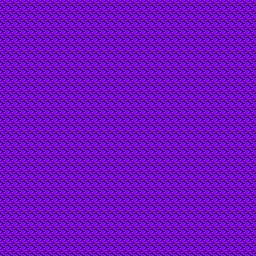

Below is a game level as drawn by its tile map, then a one-line description and the .tmx file that defines it, in full:
An orthogonal 32x32 tile map with 8x8 px tiles, 1 tile layer (Tile Layer 1).

<map version="1.10" tiledversion="1.10.2" orientation="orthogonal" renderorder="right-down" width="32" height="32" tilewidth="8" tileheight="8" infinite="0" nextlayerid="2" nextobjectid="1">
 <editorsettings>
  <export target="../loseTILEMAP.c" format="gba" />
 </editorsettings>
 <tileset firstgid="1" source="BG.tsx" />
 <layer id="1" name="Tile Layer 1" width="32" height="32">
  <data encoding="csv">
2,2,2,2,2,2,2,2,2,2,2,2,2,2,2,2,2,2,2,2,2,2,2,2,2,2,2,2,2,2,2,2,
2,2,2,2,2,2,2,2,2,2,2,2,2,2,2,2,2,2,2,2,2,2,2,2,2,2,2,2,2,2,2,2,
2,2,2,2,2,2,2,2,2,2,2,2,2,2,2,2,2,2,2,2,2,2,2,2,2,2,2,2,2,2,2,2,
2,2,2,2,2,2,2,2,2,2,2,2,2,2,2,2,2,2,2,2,2,2,2,2,2,2,2,2,2,2,2,2,
2,2,2,2,2,2,2,2,2,2,2,2,2,2,2,2,2,2,2,2,2,2,2,2,2,2,2,2,2,2,2,2,
2,2,2,2,2,2,2,2,2,2,2,2,2,2,2,2,2,2,2,2,2,2,2,2,2,2,2,2,2,2,2,2,
2,2,2,2,2,2,2,2,2,2,2,2,2,2,2,2,2,2,2,2,2,2,2,2,2,2,2,2,2,2,2,2,
2,2,2,2,2,2,2,2,2,2,2,2,2,2,2,2,2,2,2,2,2,2,2,2,2,2,2,2,2,2,2,2,
2,2,2,2,2,2,2,2,2,2,2,2,2,2,2,2,2,2,2,2,2,2,2,2,2,2,2,2,2,2,2,2,
2,2,2,2,2,2,2,2,2,2,2,2,2,2,2,2,2,2,2,2,2,2,2,2,2,2,2,2,2,2,2,2,
2,2,2,2,2,2,2,2,2,2,2,2,2,2,2,2,2,2,2,2,2,2,2,2,2,2,2,2,2,2,2,2,
2,2,2,2,2,2,2,2,2,2,2,2,2,2,2,2,2,2,2,2,2,2,2,2,2,2,2,2,2,2,2,2,
2,2,2,2,2,2,2,2,2,2,2,2,2,2,2,2,2,2,2,2,2,2,2,2,2,2,2,2,2,2,2,2,
2,2,2,2,2,2,2,2,2,2,2,2,2,2,2,2,2,2,2,2,2,2,2,2,2,2,2,2,2,2,2,2,
2,2,2,2,2,2,2,2,2,2,2,2,2,2,2,2,2,2,2,2,2,2,2,2,2,2,2,2,2,2,2,2,
2,2,2,2,2,2,2,2,2,2,2,2,2,2,2,2,2,2,2,2,2,2,2,2,2,2,2,2,2,2,2,2,
2,2,2,2,2,2,2,2,2,2,2,2,2,2,2,2,2,2,2,2,2,2,2,2,2,2,2,2,2,2,2,2,
2,2,2,2,2,2,2,2,2,2,2,2,2,2,2,2,2,2,2,2,2,2,2,2,2,2,2,2,2,2,2,2,
2,2,2,2,2,2,2,2,2,2,2,2,2,2,2,2,2,2,2,2,2,2,2,2,2,2,2,2,2,2,2,2,
2,2,2,2,2,2,2,2,2,2,2,2,2,2,2,2,2,2,2,2,2,2,2,2,2,2,2,2,2,2,2,2,
2,2,2,2,2,2,2,2,2,2,2,2,2,2,2,2,2,2,2,2,2,2,2,2,2,2,2,2,2,2,2,2,
2,2,2,2,2,2,2,2,2,2,2,2,2,2,2,2,2,2,2,2,2,2,2,2,2,2,2,2,2,2,2,2,
2,2,2,2,2,2,2,2,2,2,2,2,2,2,2,2,2,2,2,2,2,2,2,2,2,2,2,2,2,2,2,2,
2,2,2,2,2,2,2,2,2,2,2,2,2,2,2,2,2,2,2,2,2,2,2,2,2,2,2,2,2,2,2,2,
2,2,2,2,2,2,2,2,2,2,2,2,2,2,2,2,2,2,2,2,2,2,2,2,2,2,2,2,2,2,2,2,
2,2,2,2,2,2,2,2,2,2,2,2,2,2,2,2,2,2,2,2,2,2,2,2,2,2,2,2,2,2,2,2,
2,2,2,2,2,2,2,2,2,2,2,2,2,2,2,2,2,2,2,2,2,2,2,2,2,2,2,2,2,2,2,2,
2,2,2,2,2,2,2,2,2,2,2,2,2,2,2,2,2,2,2,2,2,2,2,2,2,2,2,2,2,2,2,2,
2,2,2,2,2,2,2,2,2,2,2,2,2,2,2,2,2,2,2,2,2,2,2,2,2,2,2,2,2,2,2,2,
2,2,2,2,2,2,2,2,2,2,2,2,2,2,2,2,2,2,2,2,2,2,2,2,2,2,2,2,2,2,2,2,
2,2,2,2,2,2,2,2,2,2,2,2,2,2,2,2,2,2,2,2,2,2,2,2,2,2,2,2,2,2,2,2,
2,2,2,2,2,2,2,2,2,2,2,2,2,2,2,2,2,2,2,2,2,2,2,2,2,2,2,2,2,2,2,2
</data>
 </layer>
</map>
